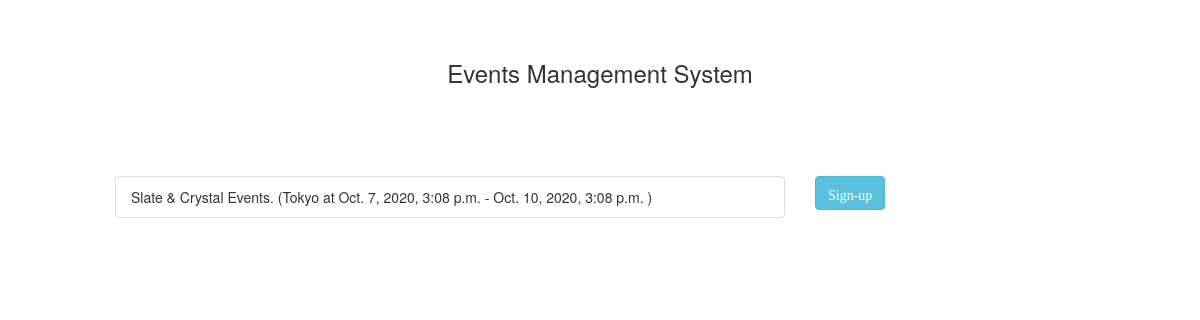
The app's page /, older data.
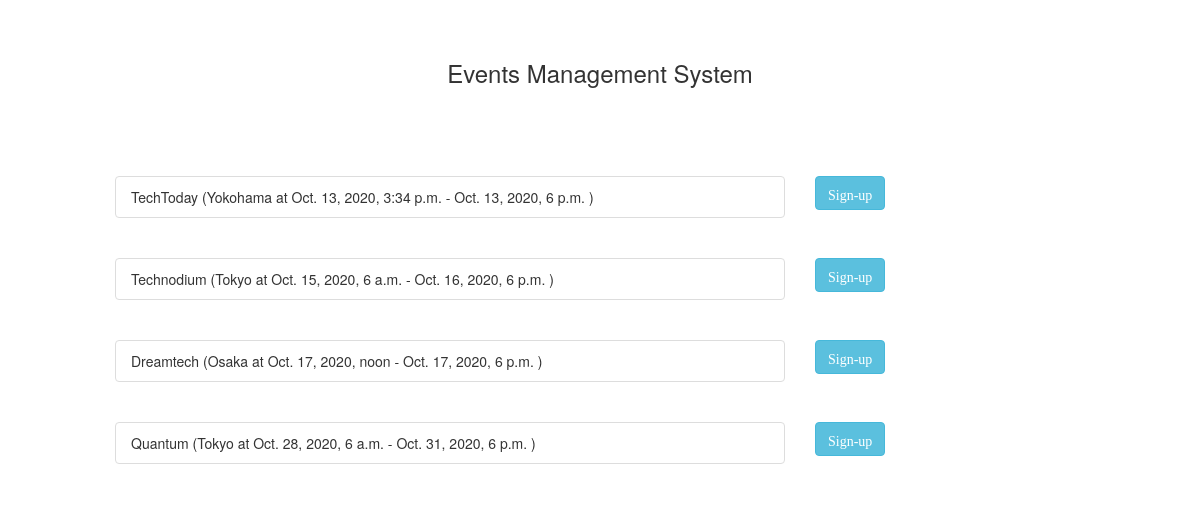
The same page, newer data.
### eviteapi/models.py (models this page shows, shortened)
class Event(models.Model):
    event_id = models.CharField(max_length=100, unique=True)
    name = models.CharField(max_length=200)
    location = models.CharField(max_length=200)
    start_time = models.DateTimeField()
    end_time = models.DateTimeField()

### event/views.py (the view)
# urls.py: path('', views.IndexView.as_view(), name='index'),
class IndexView(ListView):
    template_name = 'event/index.html'
    context_object_name = 'event_list'
    def get_queryset(self):
        return Event.objects.all().order_by('start_time')

### event/templates/event/index.html (shortened to what this page needs)
{% extends 'event/base.html' %}
{% block content %}
    <div class="container-fluid">
        <div class="row">
            <div class="col-md-10 col-xs-10 col-sm-10">
                <br/>
                <br/>
                <h3 class="round3" style="text-align:center;">Events Management System</h3>
            </div>
        </div>
        <div class="row">
            <div class="col-md-10 col-xs-10 col-sm-10"></div>
            <div class="col-md-2 col-xs-1 col-sm-1">
                <br/>
                <br/>
                <br/>
            </div>
        </div>
        <br/>
        {% for event in event_list %}
            <div class="row">
                <div class="col-md-1 col-xs-1 col-sm-1"></div>
                <div class="col-md-7 col-xs-7 col-sm-7">
                    <ul class="list-group">
                        <li class="list-group-item ">
                            {{ event.name }} ({{ event.location }} at {{ event.start_time }} - {{ event.end_time }} )
                        </li>
                    </ul>
                    <br>
                </div>
                <div class="col-md-1 col-xs-1 col-sm-1">
                    <a href="{% url 'event_signup' event.pk %}">
                        <button type="button" class="btn btn-info">
                            <span class="glyphicon">Sign-up</span>
                        </button>
                    </a>
                </div>
                <div class="col-md-1 col-xs-1 col-sm-1"></div>
            </div>
        {% endfor %}
    </div>
{% endblock %}

### event/templates/event/base.html (shortened to what this page needs)
<!DOCTYPE html>
<html>
<head>
    <link rel="stylesheet" href="https://maxcdn.bootstrapcdn.com/bootstrap/3.4.0/css/bootstrap.min.css">
</head>
<body>
{% block content %}
{% endblock %}
</body>
</html>

Row changes from the older to the newer data that the page shows:
added Event: name "TechToday", location "Yokohama", start_time "Oct. 13, 2020, 3:34 p.m.", end_time "Oct. 13, 2020, 6 p.m."
changed Event: name "Slate & Crystal Events." → "Technodium"; start_time "Oct. 7, 2020, 3:08 p.m." → "Oct. 15, 2020, 6 a.m."; end_time "Oct. 10, 2020, 3:08 p.m." → "Oct. 16, 2020, 6 p.m."
added Event: name "Dreamtech", location "Osaka", start_time "Oct. 17, 2020, noon", end_time "Oct. 17, 2020, 6 p.m."
added Event: name "Quantum", location "Tokyo", start_time "Oct. 28, 2020, 6 a.m.", end_time "Oct. 31, 2020, 6 p.m."
